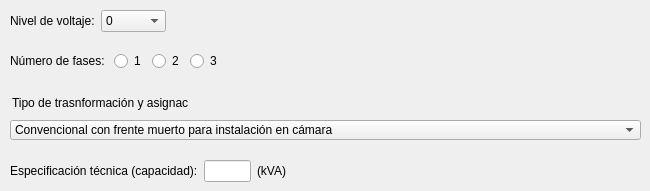
    <widget class="QWidget" name="tab_2">
     <attribute name="title">
      <string>Transformadores</string>
     </attribute>
     <widget class="QWidget" name="horizontalLayoutWidget">
      <property name="geometry">
       <rect>
        <x>10</x>
        <y>10</y>
        <width>241</width>
        <height>22</height>
       </rect>
      </property>
      <layout class="QHBoxLayout" name="horizontalLayout">
       <item>
        <widget class="QLabel" name="label_9">
         <property name="text">
          <string>Nivel de voltaje:</string>
         </property>
        </widget>
       </item>
       <item>
        <widget class="QComboBox" name="comboBox_2">
         <item>
          <property name="text">
           <string>0</string>
          </property>
         </item>
         <item>
          <property name="text">
           <string>120</string>
          </property>
         </item>
         <item>
          <property name="text">
           <string>240</string>
          </property>
         </item>
         <item>
          <property name="text">
           <string>6300</string>
          </property>
         </item>
         <item>
          <property name="text">
           <string>13800</string>
          </property>
         </item>
         <item>
          <property name="text">
           <string>22000</string>
          </property>
         </item>
        </widget>
       </item>
       <item>
        <spacer name="horizontalSpacer_14">
         <property name="orientation">
          <enum>Qt::Horizontal</enum>
         </property>
         <property name="sizeHint" stdset="0">
          <size>
           <width>40</width>
           <height>20</height>
          </size>
         </property>
        </spacer>
       </item>
      </layout>
     </widget>
     <widget class="QWidget" name="horizontalLayoutWidget_2">
      <property name="geometry">
       <rect>
        <x>10</x>
        <y>50</y>
        <width>241</width>
        <height>22</height>
       </rect>
      </property>
      <layout class="QHBoxLayout" name="horizontalLayout_3">
       <item>
        <widget class="QLabel" name="label_10">
         <property name="text">
          <string>Número de fases: </string>
         </property>
        </widget>
       </item>
       <item>
        <widget class="QRadioButton" name="radioButton_3">
         <property name="text">
          <string>1</string>
         </property>
        </widget>
       </item>
       <item>
        <widget class="QRadioButton" name="radioButton_4">
         <property name="text">
          <string>2</string>
         </property>
        </widget>
       </item>
       <item>
        <widget class="QRadioButton" name="radioButton_5">
         <property name="text">
          <string>3</string>
         </property>
        </widget>
       </item>
       <item>
        <spacer name="horizontalSpacer_15">
         <property name="orientation">
          <enum>Qt::Horizontal</enum>
         </property>
         <property name="sizeHint" stdset="0">
          <size>
           <width>40</width>
           <height>20</height>
          </size>
         </property>
        </spacer>
       </item>
      </layout>
     </widget>
     <widget class="QWidget" name="horizontalLayoutWidget_4">
      <property name="geometry">
       <rect>
        <x>10</x>
        <y>160</y>
        <width>277</width>
        <height>22</height>
       </rect>
      </property>
      <layout class="QHBoxLayout" name="horizontalLayout_5">
       <item>
        <widget class="QLabel" name="label_12">
         <property name="text">
          <string>Especificación técnica (capacidad):</string>
         </property>
        </widget>
       </item>
       <item>
        <widget class="QLineEdit" name="lineEdit_7"/>
       </item>
       <item>
        <widget class="QLabel" name="label_13">
         <property name="text">
          <string>(kVA)</string>
         </property>
        </widget>
       </item>
      </layout>
     </widget>
     <widget class="QComboBox" name="comboBox_3">
      <property name="geometry">
       <rect>
        <x>10</x>
        <y>120</y>
        <width>631</width>
        <height>20</height>
       </rect>
      </property>
      <item>
       <property name="text">
        <string>Convencional con frente muerto para instalación en cámara</string>
       </property>
      </item>
      <item>
       <property name="text">
        <string>Sumergible para instalación en cámara</string>
       </property>
      </item>
      <item>
       <property name="text">
        <string>Seco para instalación en cámara </string>
       </property>
      </item>
      <item>
       <property name="text">
        <string>Pedestal o padmounted para instalación exterior </string>
       </property>
      </item>
      <item>
       <property name="text">
        <string>Banco de 2 transformadores tipo convencional, conexión Y abierta, Delta, para instalación interior (en cabina o cámara)</string>
       </property>
      </item>
      <item>
       <property name="text">
        <string>Banco de 3 transformadores tipo convencIonal, conexión Delta, Y, para instalación interior (en cabina o cámara) </string>
       </property>
      </item>
     </widget>
     <widget class="QLabel" name="label_11">
      <property name="geometry">
       <rect>
        <x>12</x>
        <y>95</y>
        <width>176</width>
        <height>16</height>
       </rect>
      </property>
      <property name="text">
       <string>Tipo de trasnformación y asignación:</string>
      </property>
     </widget>
    </widget>
